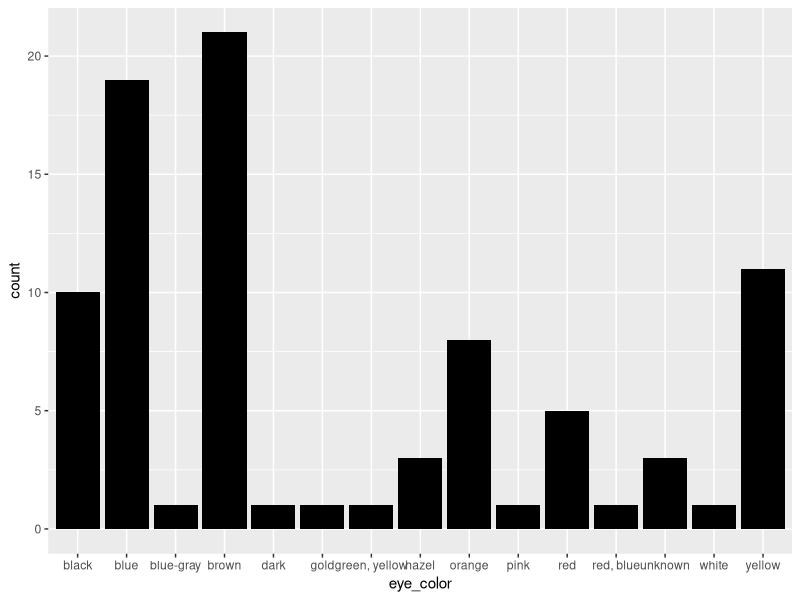
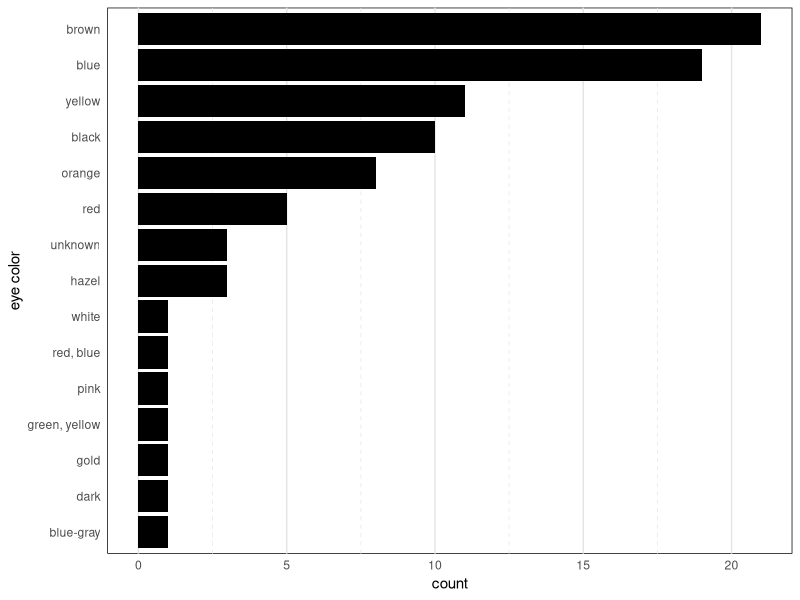
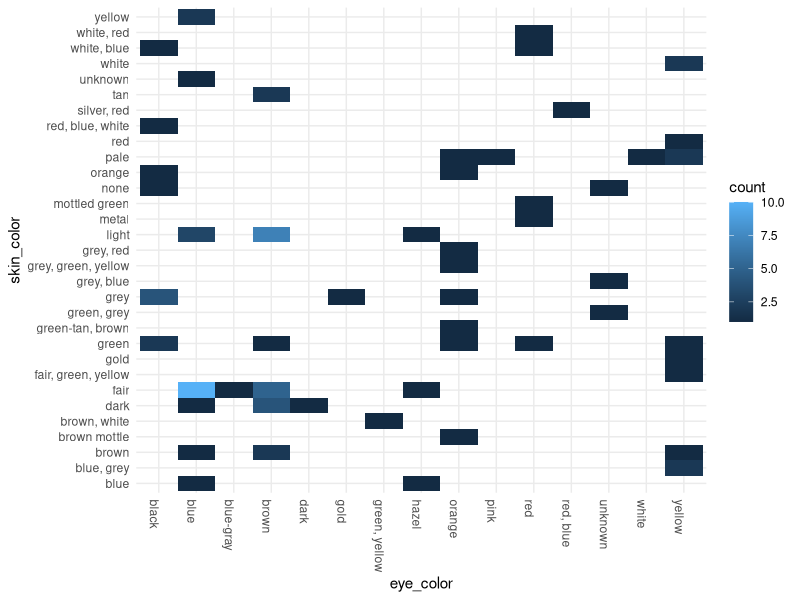
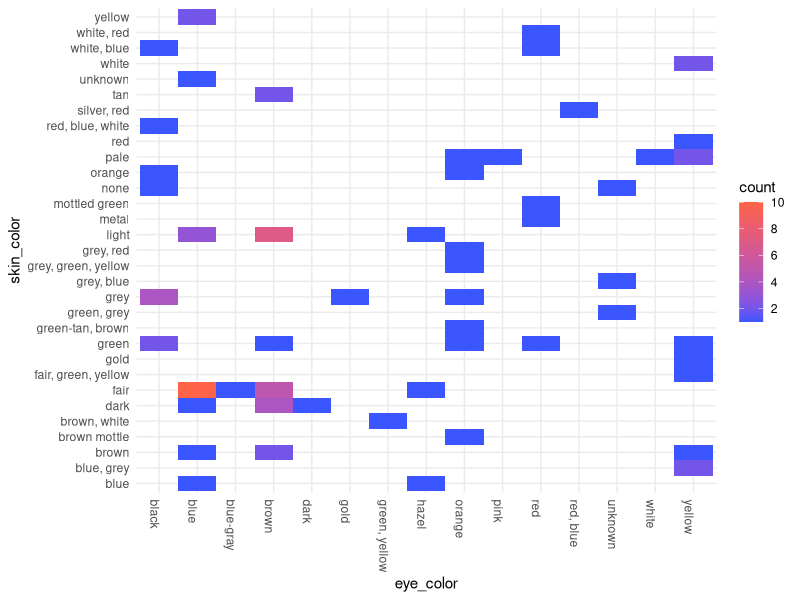
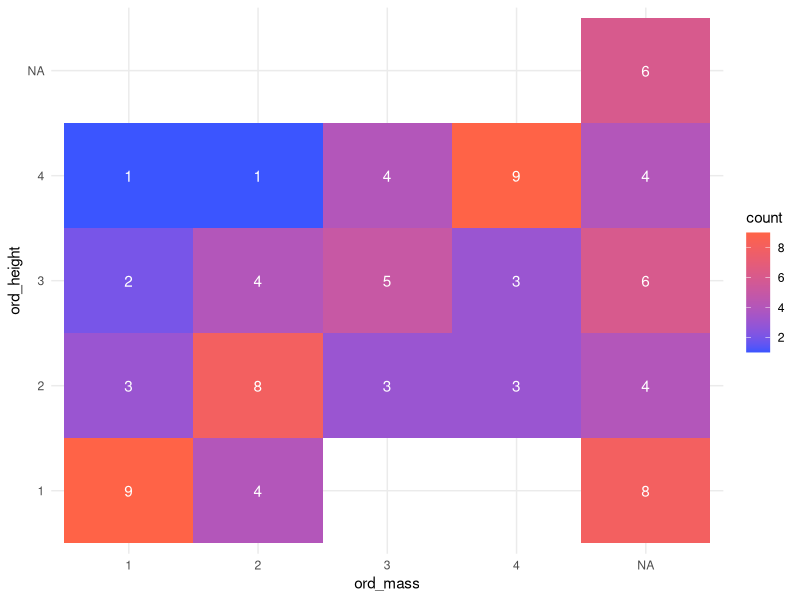
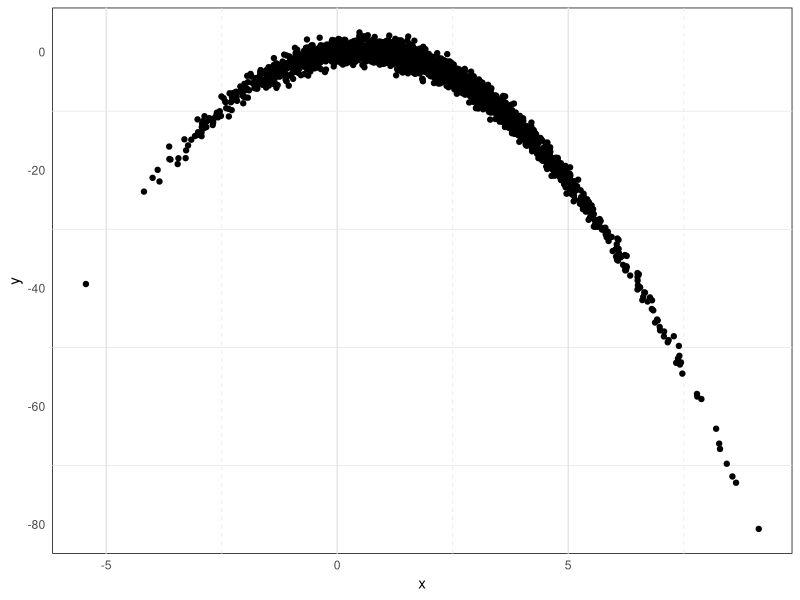
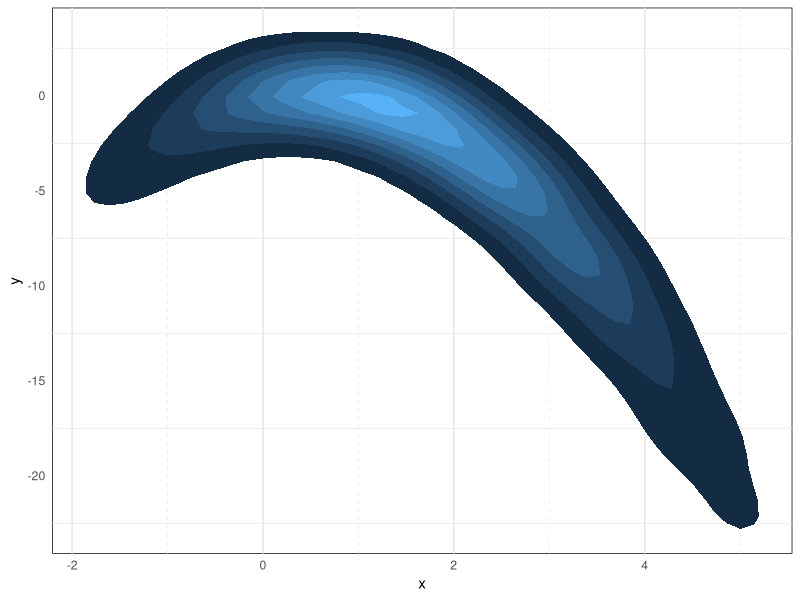
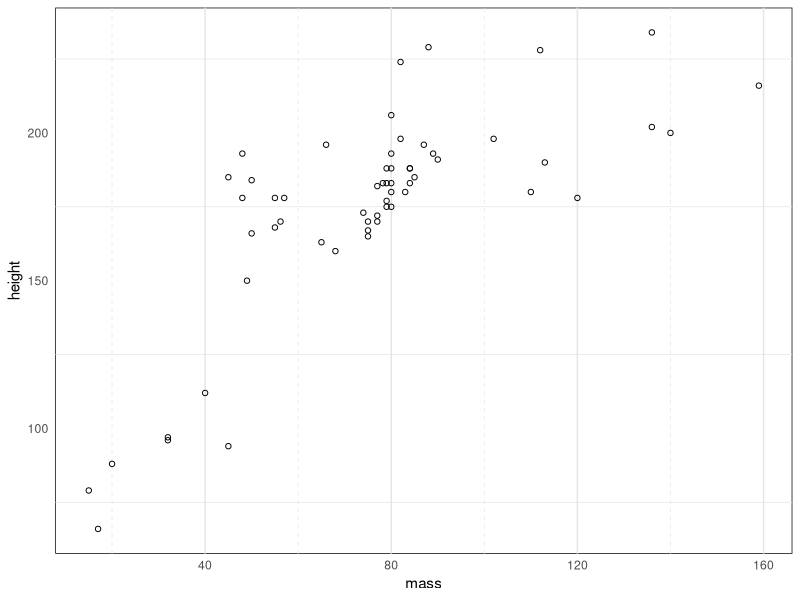

R code for these plots, in order: (Note: this script raises an error after producing the figures.)
# Some ggplot2 graphs using Stars Wars data 

#install.packages('tidyverse')
library(tidyverse)

data("starwars")

#### Ordered and themed bar graph ####

# basic bar graph 
starwars %>% 
    ggplot( aes( x=eye_color )) + 
    geom_bar( fill='black' ) 
    
#ggsave(filename = "BasicBarGraph.png", height = 3, width = 4, dpi = 600)

# basic bar graph 
my_theme <- theme( 
    panel.background = element_rect(color='black', fill='white'),
    panel.grid = element_line(color="gray90"),
    panel.grid.major.y = element_blank(), 
    panel.grid.minor.x = element_line(linetype=2)
)

starwars %>% 
    ggplot(aes( x=reorder(eye_color, 
                          eye_color, 
                          length ))) + 
    geom_bar( fill='black' ) + 
    theme_minimal() + 
    coord_flip( ) + 
    my_theme + 
    labs( x = "eye color")

##ggsave(filename = "OrderedBarGraph.png", height = 3, width = 4, dpi = 600)


#### Plot two discrete variables #### 

# tile plot, kind of like two histograms making a raster
starwars %>% 
    ggplot(aes(eye_color, skin_color)) + 
    geom_bin2d() +
    theme_minimal() + 
    theme(axis.text.x=element_text(angle = -90, hjust = 0)) 

##ggsave("BasicBin2D.png", height = 6, width = 8, dpi=600)

# change the gradient colors to make break more obvious 
starwars %>% 
    ggplot(aes(eye_color, skin_color)) + 
    geom_bin2d() +
    theme_minimal() + 
    theme(axis.text.x=element_text(angle = -90, hjust = 0)) + 
    scale_fill_continuous(breaks = seq(0,10,2), low="#3b55ff", high="tomato")
##ggsave("NewColorsBin2D.png", height = 6, width = 8, dpi=600)

#### Bin2d with Ordinal variables 

# create new variables 
starwars$ord_mass <- with(starwars, 
                          cut(mass, 
                              breaks=quantile(mass, 
                                              breaks=seq(0,1,length.out=5),
                                              na.rm=T),
                              include.lowest=TRUE, 
                              labels=c(1,2,3,4)))

starwars$ord_height <- with(starwars, 
                          cut(height, 
                              breaks=quantile(height, 
                                              breaks=seq(0,1,length.out=5),
                                              na.rm=T),
                              include.lowest=TRUE, 
                              labels=c(1,2,3,4)))
starwars %>% 
    ggplot(aes(ord_mass, ord_height)) + 
    geom_bin2d(binwidth=1) +
    theme_minimal() + 
    scale_fill_continuous(breaks = seq(0,10,2), 
                          low='#3b55ff', high='tomato') + 
    stat_bin2d(geom='text', aes(label = ..count..), 
               binwidth = 1, color='white') 
#ggsave("OrdinalBin2d.png", height = 3, width = 4, dpi=600)

#### Use contours to visualize continuous variables with outliers ####
set.seed(777)
N <- 3000
R <- 1.1
x <- rnorm(N, 2, 2)
y <- R*x*(1-x) + rnorm(N)

d <- data.frame(x,y)
dim(d)
head(d)

d %>% 
    ggplot( aes( x,y )) +
    geom_point() + 
    theme_minimal() + my_theme
#ggsave("SimScatter.png", height = 3, width = 4, dpi=600)

d %>% 
    ggplot( aes( x,y )) +
    stat_density_2d( aes(fill = ..level..), geom = 'polygon') + 
    theme_minimal() + theme(legend.position = 'none') + my_theme
#ggsave("SimContour.png", height = 3, width = 4, dpi=600)


# scatter with starwars
starwars %>% 
    filter(!mass > 200) %>%
    ggplot( aes(mass, height )) + 
    geom_point( pch=21 ) + 
    theme_minimal() + my_theme
#ggsave("BasicScatter.png", height=3, width=4, dpi=600)

# density_2d instead
starwars %>% 
    ggplot( aes(mass, height )) +
    stat_density_2d( aes(fill = ..level..), 
                     geom = "polygon") + 
    theme_minimal() + 
    theme(legend.position = 'none') + my_theme  
#ggsave("BasicContour.png", height=3, width=4, dpi=600)


# some aesthetic changes
d %>% ggplot( aes(mass, height )) +
    stat_density_2d(aes(fill = ..level..), geom = "polygon") + # fill mapped to density 
    theme_minimal() + 
    scale_x_continuous(breaks = seq(0,150,25)) + 
    scale_fill_gradient(low="#3b55ff", high="tomato") +  # gradient colors
    scale_y_continuous(breaks = seq(0,250,25)) + 
    theme(
        panel.background = element_rect(color="black",fill="#121a4d"),
        panel.grid = element_line(color="#001a4d")  # some custom colors
    )
